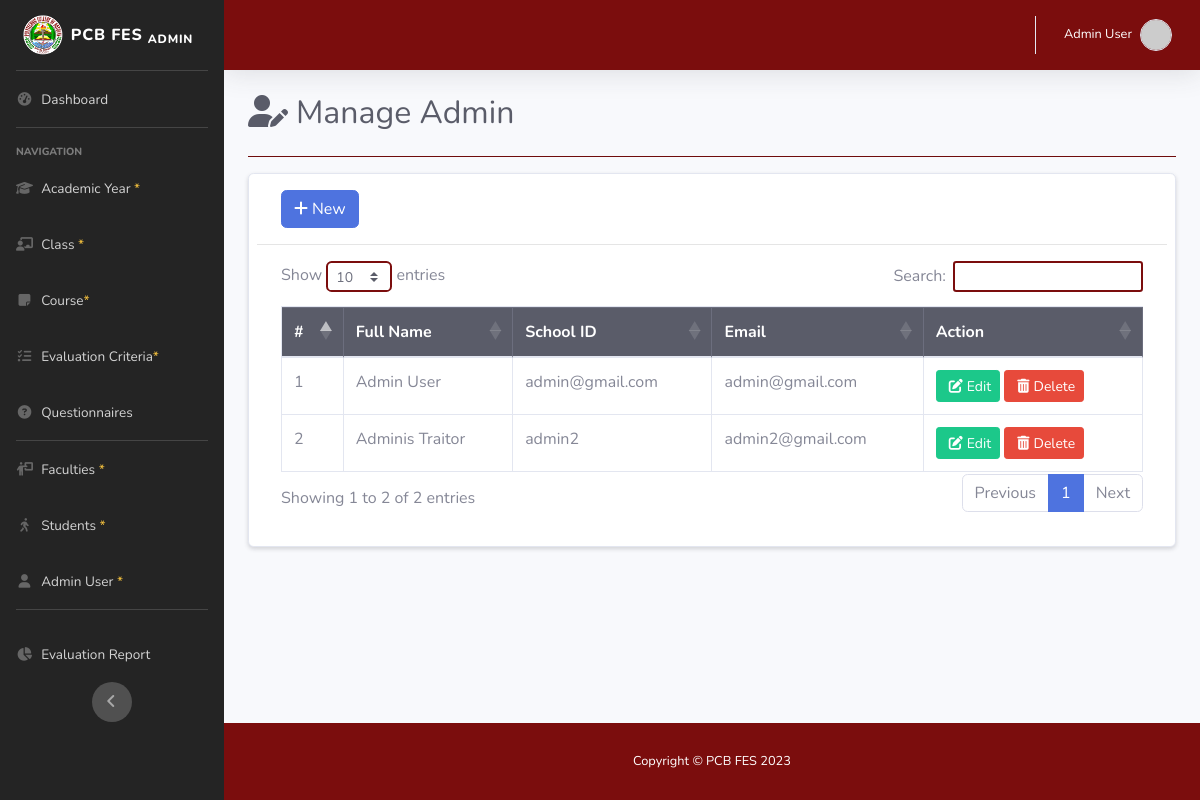
Page /admin/admin.php (signed in) on the earlier database version.
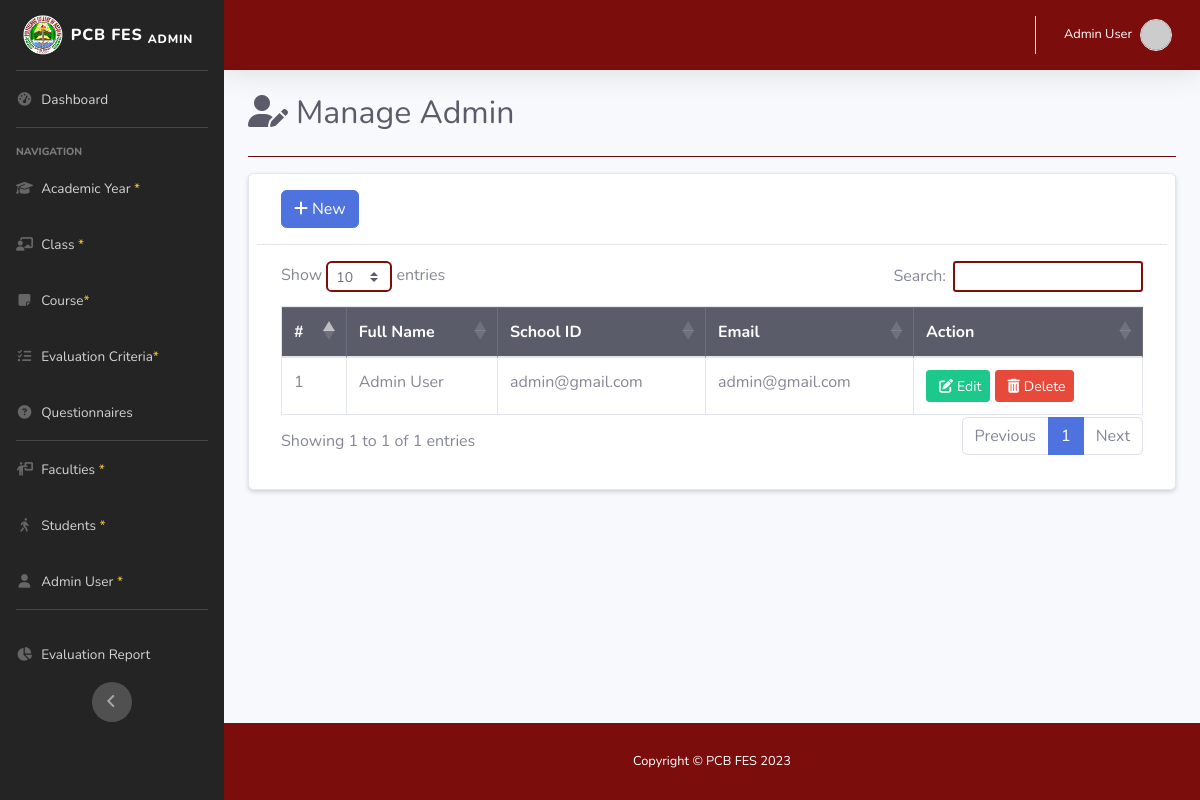
Same page on the later database version.
### tables this page shows
CREATE TABLE `admin_tbl` (
  `admin_id` int(11) NOT NULL,
  `school_id` varchar(50) NOT NULL,
  `first_name` varchar(50) NOT NULL,
  `middle_name` varchar(50) NOT NULL,
  `last_name` varchar(50) NOT NULL,
  `ext_name` varchar(20) NOT NULL,
  `email` varchar(100) NOT NULL,
  `date_created` datetime NOT NULL DEFAULT current_timestamp()
);

### admin/admin.php (the view, shortened to what this page needs)
<!DOCTYPE html>
<html lang="en">
<head>
    <link rel="stylesheet" href="https://stackpath.bootstrapcdn.com/bootstrap/4.2.1/css/bootstrap.min.css">
    <link rel="stylesheet" href="https://cdn.datatables.net/1.10.18/css/dataTables.bootstrap4.min.css">
    <link href="../assets/vendor/fontawesome-free/css/all.min.css" rel="stylesheet" type="text/css">
    <link href="../assets/css/sb-admin-2.min.css" rel="stylesheet">
    <link href="../assets/css/custom.css" rel="stylesheet">
    <link rel="stylesheet" href="https://cdn.jsdelivr.net/npm/@sweetalert2/theme-borderless@5/borderless.css" />
</head>
<body id="page-top">
    <div id="wrapper">
            <?php include 'sidebar.php'; ?>
        <div id="content-wrapper" class="d-flex flex-column">
            <div id="content">
                    <?php include 'topbar.php'; ?>
                <div class="container-fluid justify-content-center">
                    <div class="d-sm-flex align-items-center justify-content-between mb-4">
                        <h1 class="h2 mb-0 text-gray-800"><i class="fa-solid fa-user-pen mr-2"></i>Manage Admin</h1>
                    </div>
                    <hr class="mb-3 bg-white1">
<div class="container card p-2 mb-4 shadow-sm">
    <div class="row">
        <div class="col-12 col-md-12">
            <div class="container mb-2 mt-2">
                <a href="#addnew" data-toggle="modal" class="btn btn-primary"><i class="fa-solid fa-plus mr-1"></i>New</a>
            </div>
            <hr>
            <div class="container mb-4 border-danger">
                <table id="myTable" class="table table-bordered nowrap" style="width:100%">
                    <thead class="table-dark">
                        <th>#</th>
                        <th>Full Name</th>
                        <th>School ID</th>
                        <th>Email</th>
                        <th>Action</th>
                    </thead>
                    <tbody>
                        <?php
                            require '../db/dbconn.php';
                            $sql = "SELECT * FROM admin_tbl ORDER BY date_created ASC";
                            $num = 1;
                            $query = mysqli_query($conn, $sql);
                            while($row = mysqli_fetch_assoc($query)){
                                echo
                                "<tr>
                                    <td>".$num."</td>
                                    <td>".$row['first_name']. " " .$row['middle_name']. " " .$row['last_name']."</td>
                                    <td>".$row['school_id']."</td>
                                    <td>".$row['email']."</td>
                                    <td>
                                        <a href='#edit_".$row['admin_id']."' class='btn btn-success btn-sm' data-toggle='modal'><i class='fa fa-pen-to-square m-1'></i>Edit</a>
                                        <a href='#delete_".$row['admin_id']."' class='btn btn-danger btn-sm' data-toggle='modal'><i class='fa fa-trash m-1'></i>Delete</a>
                                    </td>
                                </tr>";
                            $num++;}
                        ?>
                    </tbody>
                </table>
            </div>
        </div>
    </div>
</div>
                </div>
            </div>
            <?php include 'footer.php'; ?>
        </div>
    </div>
</body>
</html>

Differences in the rows shown:
removed admin_tbl: first_name "Adminis", last_name "Traitor", school "admin2", email "admin2@gmail.com"
Other differences:
text written by a page script: "Show entries Search: Showing 1 to 2 of 2 entries Previous 1 Next" → "Show entries Search: Showing 1 to 1 of 1 entries Previous 1 Next"
